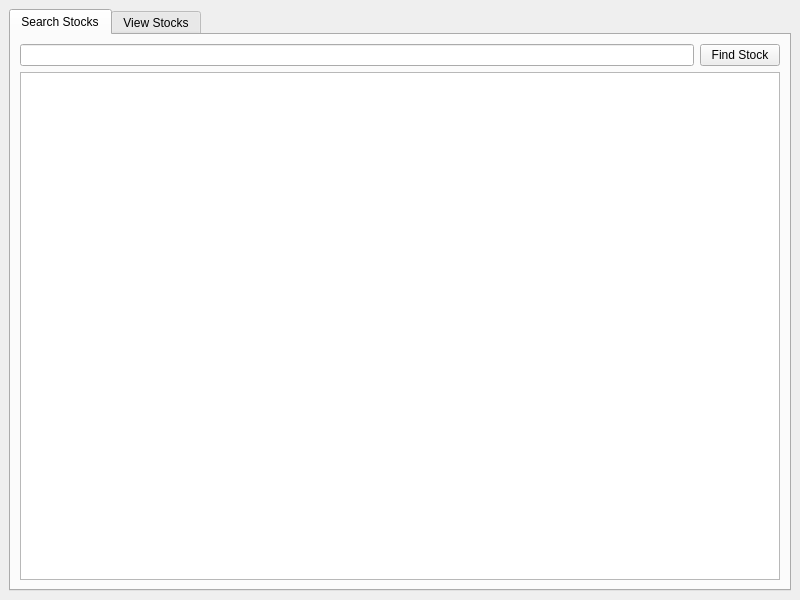
<?xml version="1.0" encoding="UTF-8"?>
<ui version="4.0">
 <class>MainWindow</class>
 <widget class="QMainWindow" name="MainWindow">
  <property name="geometry">
   <rect>
    <x>0</x>
    <y>0</y>
    <width>800</width>
    <height>600</height>
   </rect>
  </property>
  <property name="windowTitle">
   <string>Stock Analyzer</string>
  </property>
  <widget class="QWidget" name="centralwidget">
   <layout class="QGridLayout" name="gridLayout">
    <item row="0" column="0">
     <widget class="QTabWidget" name="tabWidget">
      <property name="currentIndex">
       <number>0</number>
      </property>
      <widget class="QWidget" name="tab_SearchStocks">
       <attribute name="title">
        <string>Search Stocks</string>
       </attribute>
       <layout class="QGridLayout" name="gridLayout_2">
        <item row="0" column="0">
         <widget class="QLineEdit" name="lineEdit"/>
        </item>
        <item row="1" column="0" colspan="2">
         <widget class="QListWidget" name="listWidget"/>
        </item>
        <item row="0" column="1">
         <widget class="QPushButton" name="pushButton">
          <property name="text">
           <string>Find Stock</string>
          </property>
         </widget>
        </item>
       </layout>
      </widget>
      <widget class="QWidget" name="tab_ViewStocks">
       <attribute name="title">
        <string>View Stocks</string>
       </attribute>
       <layout class="QGridLayout" name="gridLayout_3">
        <item row="1" column="1">
         <widget class="QListView" name="listView">
          <property name="maximumSize">
           <size>
            <width>200</width>
            <height>16777215</height>
           </size>
          </property>
         </widget>
        </item>
        <item row="1" column="2">
         <widget class="QGraphicsView" name="graphicsView"/>
        </item>
        <item row="0" column="2">
         <widget class="QLabel" name="label">
          <property name="text">
           <string>Price graph</string>
          </property>
         </widget>
        </item>
        <item row="0" column="1">
         <widget class="QLabel" name="label_2">
          <property name="text">
           <string>Favorited Stocks</string>
          </property>
         </widget>
        </item>
       </layout>
      </widget>
     </widget>
    </item>
   </layout>
  </widget>
 </widget>
 <resources/>
 <connections/>
</ui>
